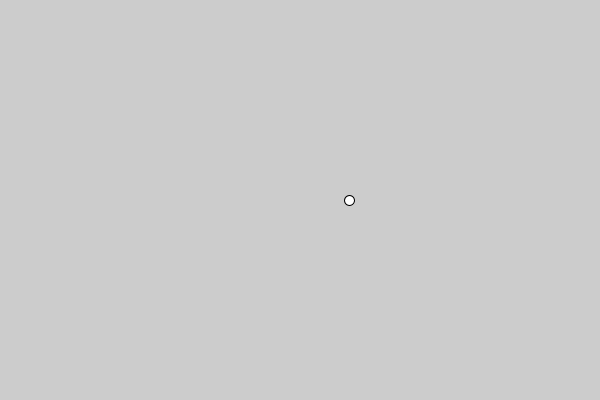
Frame 1 (no input)
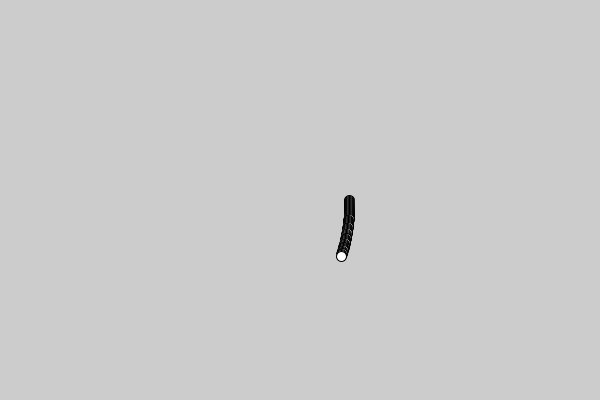
Frame 60 (the mouse pressed at the canvas centre just before this capture)
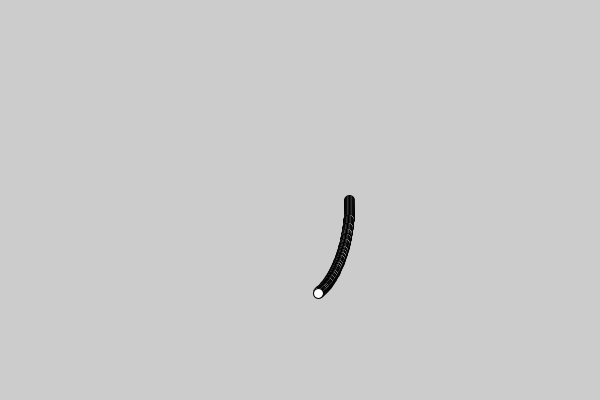
Frame 120 (the mouse held since frame 60 and released just before this capture)

The Processing sketch that drew these frames (run headless with seeded random() and noise(); from frame 60 on, the mouse is pressed at the canvas centre):

// Processing sketch: sketch_151130c
// ── sketch_151130c.pde
boolean movingRock = false;
RockModel r;

//now i need to make the velocity and elliptical movement
//don't check for collision yet...

// center point of ellipse
  int cX, cY;
  // velocity of this rock - don't know if this is how it should be done yet?
  float vX, vY;

void setup() {
  // do velocity now
  size(600, 400);
  r = new RockModel(width/2, height/2);
}
void draw(){
  r.updateVelocity();
}

// ── RockModel.pde
class RockModel{ 
 boolean movingRock = false;

//now i need to make the velocity and elliptical movement
//don't check for collision yet...

// center point of ellipse
  int cX, cY;
  // velocity of this rock - don't know if this is how it should be done yet?
  float posX, posY;
  
  //you can change velocity
  float vel;
  
  //incrementally changing elliptical angle
  float theta;
  
  //radius of ellipse, it can be set later
  float radiusX, radiusY;
 
  RockModel(int cX, int cY) {
    this.cX = cX;
    this.cY = cY;
    
    this.vel = 100;
   
   //this.multiFactor = 0;  
    
    // can change the velocity later by changing theta increase
    
    //currrently setting radius manually
    radiusX = 50;
    radiusY = 100;
    
    //angle of ellipse
    this.theta =0; 

  }
  void updateVelocity() {
      this.theta += 0.01;
      println("theta is" + theta);
      posX = radiusX * cos( theta );
      posY = radiusY * sin( theta );
      translate( cX, cY );
      ellipseMode(RADIUS);  // Set ellipseMode to RADIUS
      fill(255);  // Set fill to white
      ellipse( posX, posY, 5, 5 );
      
      if (theta > TWO_PI){
        theta = 0;   
      }
    }
}
